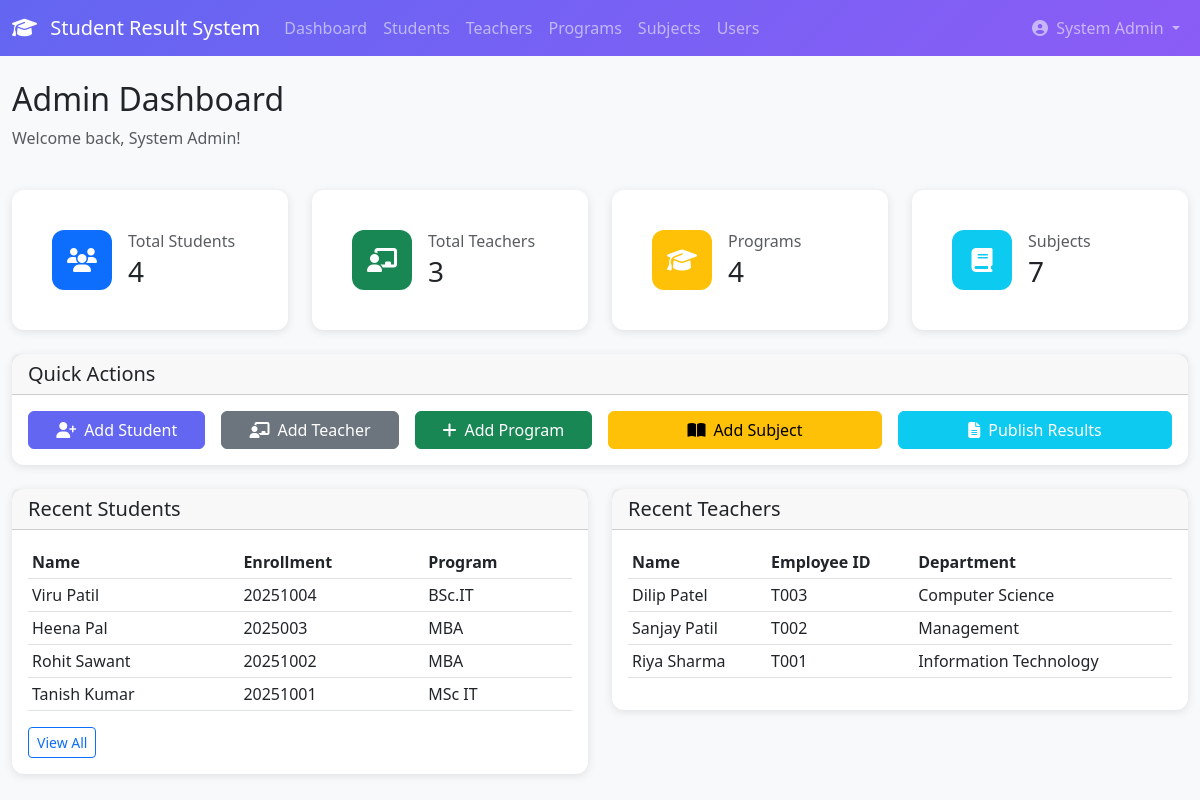
/admin-dashboard/ (signed in), run on an earlier commit of the app's database.
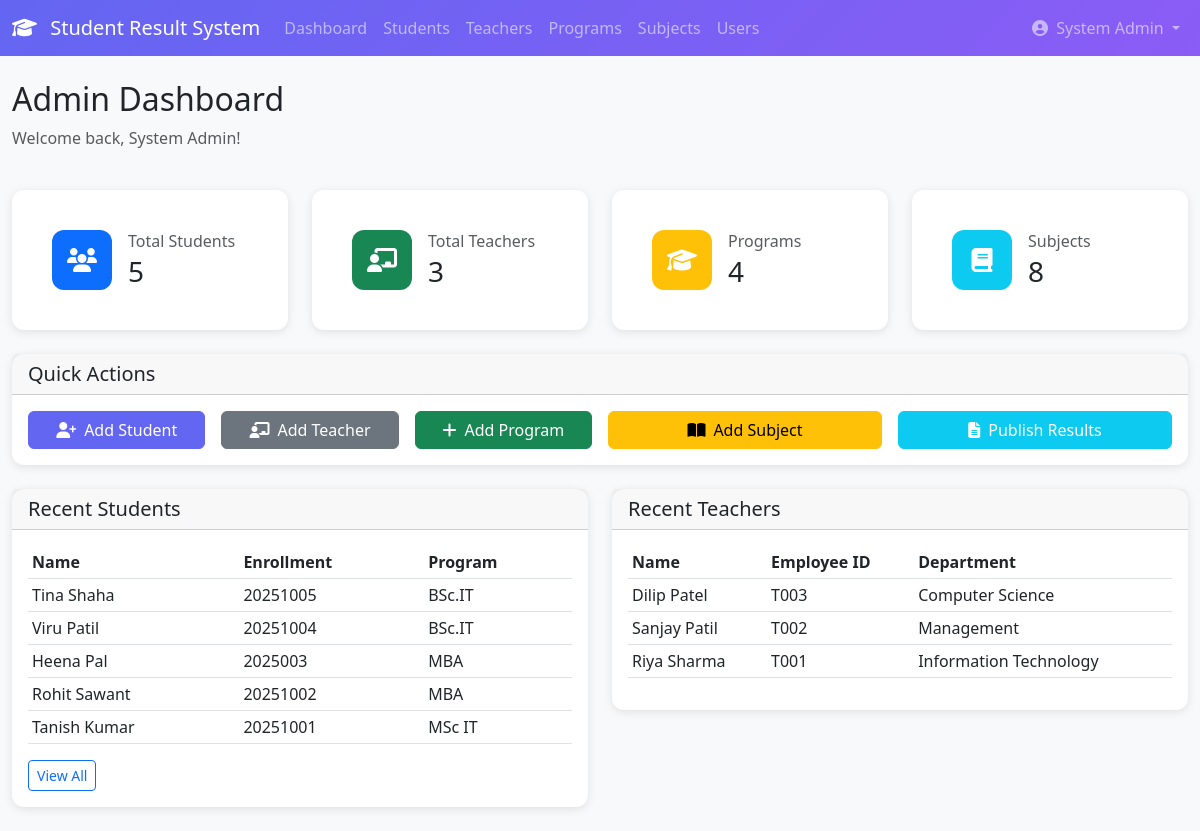
And on a later commit of the database.
### students/models.py (models this page shows, shortened)
class Student(models.Model):
    GENDER_CHOICES = (
        ('Male', 'Male'),
        ('Female', 'Female'),
        ('Other', 'Other'),
    )
    BLOOD_GROUP_CHOICES = (
        ('A+', 'A+'),
        ('A-', 'A-'),
        ('B+', 'B+'),
        ('B-', 'B-'),
        ('AB+', 'AB+'),
        ('AB-', 'AB-'),
        ('O+', 'O+'),
        ('O-', 'O-'),
    )
    user = models.OneToOneField(
        User,
        on_delete=models.CASCADE,
        related_name='student_profile'
    )
    enrollment_number = models.CharField(
        max_length=20,
        unique=True,
        help_text='Unique enrollment number'
    )
    program = models.ForeignKey(
        Program,
        on_delete=models.PROTECT,
        related_name='students'
    )
    batch_year = models.IntegerField(
        validators=[MinValueValidator(2000), MaxValueValidator(2100)],
        help_text='Year of admission'
    )
    current_semester = models.IntegerField(
        default=1,
        validators=[MinValueValidator(1), MaxValueValidator(10)]
    )
    date_of_birth = models.DateField()
    gender = models.CharField(max_length=10, choices=GENDER_CHOICES)
    blood_group = models.CharField(
        max_length=3,
        choices=BLOOD_GROUP_CHOICES,
        blank=True,
        null=True
    )
    nationality = models.CharField(max_length=50, default='Indian')
    category = models.CharField(
        max_length=20,
        choices=(
            ('General', 'General'),
            ('OBC', 'OBC'),
            ('SC', 'SC'),
            ('ST', 'ST'),
            ('Other', 'Other'),
        ),
        default='General'
    )
    phone_regex = RegexValidator(
        regex=r'^\+?1?\d{9,15}$',
        message="Phone number must be entered in the format: '+999999999'."
    )
    personal_phone = models.CharField(
        validators=[phone_regex],
        max_length=17,
        help_text='Student\'s personal phone number'
    )
    personal_email = models.EmailField(blank=True, null=True)
    address = models.TextField()
    city = models.CharField(max_length=100)
    state = models.CharField(max_length=100)
    pincode = models.CharField(max_length=10)
    guardian_name = models.CharField(max_length=100)
    guardian_relation = models.CharField(
        max_length=50,
        default='Father',
        choices=(
            ('Father', 'Father'),
            ('Mother', 'Mother'),
            ('Guardian', 'Guardian'),
            ('Other', 'Other'),
        )
    )
    guardian_phone = models.CharField(
        validators=[phone_regex],
        max_length=17
    )
    guardian_email = models.EmailField(blank=True, null=True)
    guardian_occupation = models.CharField(max_length=100, blank=True)
    admission_date = models.DateField()
    admission_type = models.CharField(
        max_length=50,
        choices=(
            ('Regular', 'Regular'),
            ('Lateral Entry', 'Lateral Entry'),
            ('Management Quota', 'Management Quota'),
            ('NRI', 'NRI'),
        ),
        default='Regular'
    )
    previous_institution = models.CharField(max_length=200, blank=True)
    previous_degree = models.CharField(max_length=100, blank=True)
    previous_percentage = models.DecimalField(
        max_digits=5,
        decimal_places=2,
        blank=True,
        null=True
    )
    previous_passing_year = models.IntegerField(blank=True, null=True)
    photo = models.ImageField(
        upload_to='student_photos/',
        blank=True,
        null=True
    )
    id_proof = models.FileField(
        upload_to='student_documents/',
        blank=True,
        null=True,
        help_text='Aadhar/Passport/Driving License'
    )
    is_active = models.BooleanField(default=True)
    is_hostel_resident = models.BooleanField(default=False)
    is_scholarship_holder = models.BooleanField(default=False)
    created_at = models.DateTimeField(auto_now_add=True)
    updated_at = models.DateTimeField(auto_now=True)
    class Meta:
        db_table = 'students'
        ordering = ['-batch_year', 'enrollment_number']
        verbose_name = 'Student'
        verbose_name_plural = 'Students'
        indexes = [
            models.Index(fields=['enrollment_number']),
            models.Index(fields=['batch_year', 'program']),
        ]

### accounts/models.py (models this page shows, shortened)
class User(AbstractUser):
    ROLE_CHOICES = (
        ('admin', 'Admin'),
        ('teacher', 'Teacher'),
        ('student', 'Student'),
    )
    role = models.CharField(
        max_length=10,
        choices=ROLE_CHOICES,
        default='student'
    )
    phone_regex = RegexValidator(
        regex=r'^\+?1?\d{9,15}$',
        message="Phone number must be entered in the format: '+999999999'. Up to 15 digits allowed."
    )
    phone = models.CharField(
        validators=[phone_regex],
        max_length=17,
        blank=True,
        null=True
    )
    profile_picture = models.ImageField(
        upload_to='profiles/',
        blank=True,
        null=True,
        default='profiles/default.png'
    )
    address = models.TextField(blank=True, null=True)
    date_of_birth = models.DateField(blank=True, null=True)
    created_at = models.DateTimeField(auto_now_add=True)
    updated_at = models.DateTimeField(auto_now=True)
    is_verified = models.BooleanField(default=True)
    last_login_ip = models.GenericIPAddressField(blank=True, null=True)
    class Meta:
        db_table = 'users'
        ordering = ['-created_at']
    def get_full_name(self):
        full_name = f"{self.first_name} {self.last_name}"
        return full_name.strip() or self.username
    @property
    def is_admin(self):
        return self.role == 'admin'

### courses/models.py (models this page shows, shortened)
class Program(models.Model):
    name = models.CharField(max_length=50, unique=True)
    duration_years = models.IntegerField(default=2)
    total_semesters = models.IntegerField(default=4)
    description = models.TextField(blank=True)
    is_active = models.BooleanField(default=True)
    created_at = models.DateTimeField(auto_now_add=True)
    class Meta:
        db_table = 'programs'

### teachers/models.py (models this page shows, shortened)
class Teacher(models.Model):
    DESIGNATION_CHOICES = (
        ('Professor', 'Professor'),
        ('Associate Professor', 'Associate Professor'),
        ('Assistant Professor', 'Assistant Professor'),
        ('Lecturer', 'Lecturer'),
        ('Guest Faculty', 'Guest Faculty'),
        ('Visiting Faculty', 'Visiting Faculty'),
    )
    EMPLOYMENT_TYPE_CHOICES = (
        ('Full Time', 'Full Time'),
        ('Part Time', 'Part Time'),
        ('Contract', 'Contract'),
        ('Guest', 'Guest'),
    )
    user = models.OneToOneField(
        User,
        on_delete=models.CASCADE,
        related_name='teacher_profile'
    )
    employee_id = models.CharField(
        max_length=20,
        unique=True,
        help_text='Unique employee identification number'
    )
    department = models.CharField(max_length=100)
    designation = models.CharField(
        max_length=50,
        choices=DESIGNATION_CHOICES,
        default='Assistant Professor'
    )
    qualification = models.CharField(
        max_length=200,
        help_text='Highest qualification (e.g., Ph.D. in Computer Science)'
    )
    specialization = models.CharField(
        max_length=200,
        blank=True,
        help_text='Area of specialization'
    )
    experience_years = models.IntegerField(
        default=0,
        validators=[MinValueValidator(0)],
        help_text='Total years of teaching experience'
    )
    previous_institution = models.CharField(
        max_length=200,
        blank=True,
        help_text='Previous institution/company'
    )
    phone_regex = RegexValidator(
        regex=r'^\+?1?\d{9,15}$',
        message="Phone number must be entered in the format: '+999999999'."
    )
    office_phone = models.CharField(
        validators=[phone_regex],
        max_length=17,
        blank=True,
        null=True,
        help_text='Office phone extension'
    )
    personal_phone = models.CharField(
        validators=[phone_regex],
        max_length=17,
        help_text='Personal phone number'
    )
    personal_email = models.EmailField(blank=True, null=True)
    address = models.TextField()
    city = models.CharField(max_length=100)
    state = models.CharField(max_length=100)
    pincode = models.CharField(max_length=10)
    joining_date = models.DateField()
    employment_type = models.CharField(
        max_length=20,
        choices=EMPLOYMENT_TYPE_CHOICES,
        default='Full Time'
    )
    salary = models.DecimalField(
        max_digits=10,
        decimal_places=2,
        blank=True,
        null=True,
        help_text='Monthly salary'
    )
    subjects = models.ManyToManyField(
        Subject,
        related_name='teachers',
        blank=True,
        help_text='Subjects assigned to this teacher'
    )
    date_of_birth = models.DateField(blank=True, null=True)
    gender = models.CharField(
        max_length=10,
        choices=(
            ('Male', 'Male'),
            ('Female', 'Female'),
            ('Other', 'Other'),
        ),
        blank=True
    )
    blood_group = models.CharField(
        max_length=3,
        choices=(
            ('A+', 'A+'),
            ('A-', 'A-'),
            ('B+', 'B+'),
            ('B-', 'B-'),
            ('AB+', 'AB+'),
            ('AB-', 'AB-'),
            ('O+', 'O+'),
            ('O-', 'O-'),
        ),
        blank=True,
        null=True
    )
    nationality = models.CharField(max_length=50, default='Indian')
    photo = models.ImageField(
        upload_to='teacher_photos/',
        blank=True,
        null=True
    )
    resume = models.FileField(
        upload_to='teacher_documents/',
        blank=True,
        null=True,
        help_text='CV/Resume'
    )
    id_proof = models.FileField(
        upload_to='teacher_documents/',
        blank=True,
        null=True
    )
    research_interests = models.TextField(blank=True)
    publications_count = models.IntegerField(default=0)
    google_scholar_url = models.URLField(blank=True, null=True)
    linkedin_url = models.URLField(blank=True, null=True)
    is_active = models.BooleanField(default=True)
    is_hod = models.BooleanField(
        default=False,
        help_text='Is Head of Department'
    )
    can_approve_results = models.BooleanField(
        default=False,
        help_text='Can approve/publish results'
    )
    created_at = models.DateTimeField(auto_now_add=True)
    updated_at = models.DateTimeField(auto_now=True)
    class Meta:
        db_table = 'teachers'
        ordering = ['department', 'designation', 'user__first_name']
        verbose_name = 'Teacher'
        verbose_name_plural = 'Teachers'
        indexes = [
            models.Index(fields=['employee_id']),
            models.Index(fields=['department', 'designation']),
        ]

### accounts/views.py (the view)
# urls.py: path('admin-dashboard/', views.admin_dashboard, name='admin_dashboard'),
@login_required
@user_passes_test(is_admin)
def admin_dashboard(request):
    from students.models import Student
    from teachers.models import Teacher
    from courses.models import Program, Subject
    from results.models import SemesterResult
    total_students = Student.objects.filter(is_active=True).count()
    total_teachers = Teacher.objects.filter(is_active=True).count()
    total_programs = Program.objects.filter(is_active=True).count()
    total_subjects = Subject.objects.filter(is_active=True).count()
    recent_students = Student.objects.select_related('user').order_by('-id')[:5]
    recent_teachers = Teacher.objects.select_related('user').order_by('-id')[:5]
    total_users = User.objects.count()
    admin_users = User.objects.filter(role='admin').count()
    teacher_users = User.objects.filter(role='teacher').count()
    student_users = User.objects.filter(role='student').count()
    context = {
        'total_students': total_students,
        'total_teachers': total_teachers,
        'total_programs': total_programs,
        'total_subjects': total_subjects,
        'recent_students': recent_students,
        'recent_teachers': recent_teachers,
        'total_users': total_users,
        'admin_users': admin_users,
        'teacher_users': teacher_users,
        'student_users': student_users,
    }
    return render(request, 'accounts/admin_dashboard.html', context)

### accounts/views.py (called while the page is built)
def is_admin(user):
    return user.role == 'admin'

### accounts/templates/accounts/admin_dashboard.html (shortened to what the changed rows need)
{% extends 'base.html' %}
{% load static %}
{% block content %}
<div class="container-fluid py-4">
    <div class="row mb-4">
        <div class="col">
            <h2>Admin Dashboard</h2>
        </div>
    </div>
    <div class="row g-4 mb-4">
        <div class="col-md-3">
            <div class="card stat-card">
                <div class="card-body">
                    <div class="d-flex align-items-center">
                        <div>
                            <h6 class="text-muted mb-1">Total Students</h6>
                            <h3 class="mb-0">{{ total_students }}</h3>
                        </div>
                    </div>
                </div>
            </div>
        </div>
        <div class="col-md-3">
            <div class="card stat-card">
                <div class="card-body">
                    <div class="d-flex align-items-center">
                        <div>
                            <h6 class="text-muted mb-1">Subjects</h6>
                            <h3 class="mb-0">{{ total_subjects }}</h3>
                        </div>
                    </div>
                </div>
            </div>
        </div>
    </div>
    <div class="row g-4">
        <div class="col-md-6">
            <div class="card">
                <div class="card-body">
                    <div class="table-responsive">
                        <table class="table table-sm">
                            <thead>
                                <tr>
                                    <th>Name</th>
                                    <th>Enrollment</th>
                                    <th>Program</th>
                                </tr>
                            </thead>
                            <tbody>
                                {% for student in recent_students %}
                                <tr>
                                    <td>{{ student.user.get_full_name }}</td>
                                    <td>{{ student.enrollment_number }}</td>
                                    <td>{{ student.program.name }}</td>
                                </tr>
                                {% empty %}
                                <tr>
                                    <td colspan="3" class="text-center text-muted">No students yet</td>
                                </tr>
                                {% endfor %}
                            </tbody>
                        </table>
                    </div>
                </div>
            </div>
        </div>
        <div class="col-md-6">
            <div class="card">
                <div class="card-body">
                    <div class="table-responsive">
                        <table class="table table-sm">
                            <thead>
                                <tr>
                                    <th>Name</th>
                                    <th>Employee ID</th>
                                    <th>Department</th>
                                </tr>
                            </thead>
                            <tbody>
                                {% for teacher in recent_teachers %}
                                <tr>
                                    <td>{{ teacher.user.get_full_name }}</td>
                                    <td>{{ teacher.employee_id }}</td>
                                    <td>{{ teacher.department }}</td>
                                </tr>
                                {% empty %}
                                <tr>
                                    <td colspan="3" class="text-center text-muted">No teachers yet</td>
                                </tr>
                                {% endfor %}
                            </tbody>
                        </table>
                    </div>
                </div>
            </div>
        </div>
    </div>
</div>
{% endblock %}
{% block extra_css %}
<link rel="stylesheet" href="https://cdnjs.cloudflare.com/ajax/libs/font-awesome/6.4.0/css/all.min.css">
{% endblock %}

What changed in the data, as far as the page shows it:
added Student: user.get_full_name "Tina Shaha", enrollment_number "20251005", program.name "BSc.IT"
Also different on the page:
{{ total_students }}: "4" → "5"
{{ total_subjects }}: "7" → "8"
